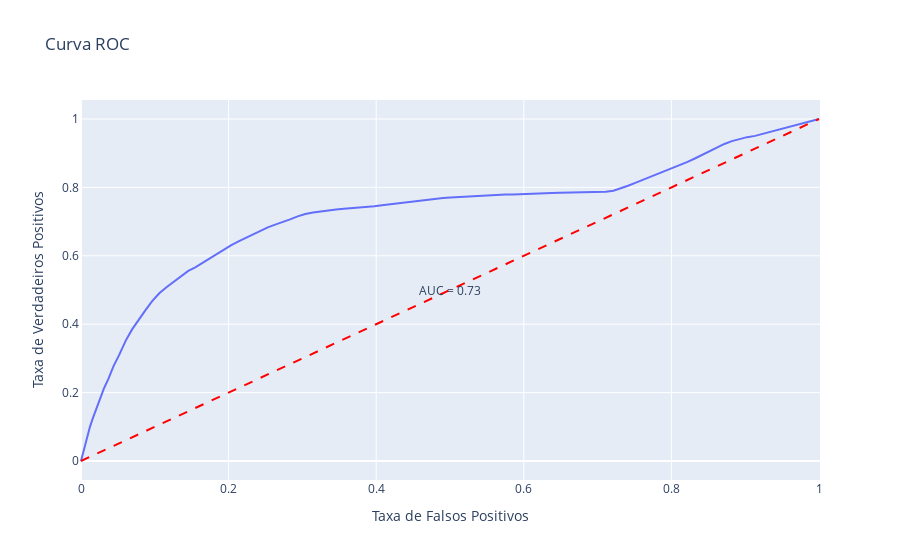

Notebook code cell kept with this figure:
### Code cell
fig = px.line(x=fpr, y=tpr, labels={"x": "Taxa de Falsos Positivos", "y": "Taxa de Verdadeiros Positivos"},
              title='Curva ROC',
              line_shape='linear')

fig.add_shape(type='line', line=dict(dash='dash', color='red'),
              x0=0, x1=1, y0=0, y1=1)

fig.add_annotation(x=0.5, y=0.5, text=f'AUC = {auc:.2f}', showarrow=False)

fig.show()
